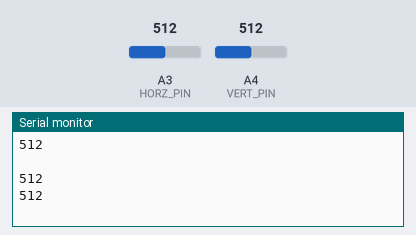
This sketch was run on a simulated Arduino Uno, built with avr-gcc and run on an emulated ATmega328P. Parts: the last lines printed to the serial monitor. The inputs (shaded band) are chosen by the test bench; at power-on: A3 (HORZ_PIN) = 512, A4 (VERT_PIN) = 512.

Above: at 1.2 s.
1.3 s: A3 (HORZ_PIN) set to 716
At 1.41 s:
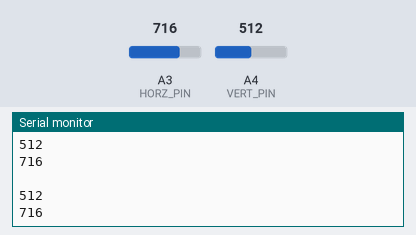
2.8 s: A4 (VERT_PIN) set to 306
At 2.82 s:
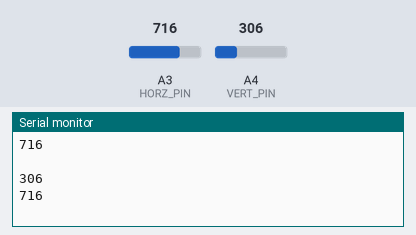
4.3 s: A3 (HORZ_PIN) set to 900
At 4.33 s:
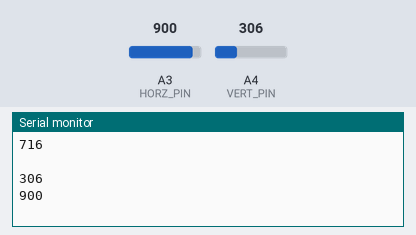
5.8 s: A4 (VERT_PIN) set to 122
At 5.84 s:
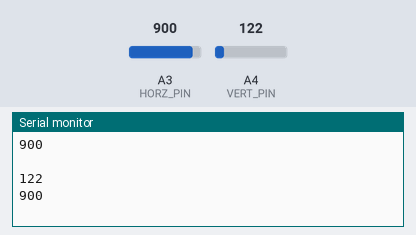
Timing chart, 0 to 8.3 s (numbered marks = the images above; inputs shaded):
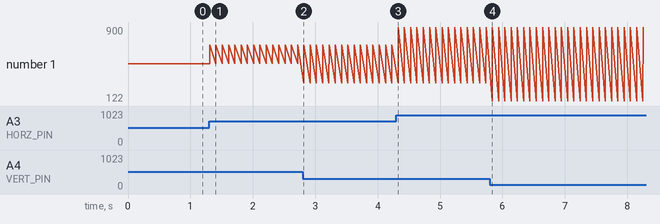

Measured:
- after the input at 1.3 s, the serial monitor: prints a new line at once (image 1)
- after the input at 2.8 s, the serial monitor: prints a new line at once (image 2)
- after the input at 4.3 s, the serial monitor: prints a new line at once (image 3)
- after the input at 5.8 s, the serial monitor: prints a new line at once (image 4)
- plotted number 1: 512 → 716 after the input at 1.3 s, 716 → 900 after the input at 4.3 s

The sketch:

IOTjoystick.ino
```cpp
#define VERT_PIN 18
#define HORZ_PIN 17


void setup() {
  Serial.begin(115200);
  pinMode(VERT_PIN, INPUT);
  pinMode(HORZ_PIN, INPUT);
  //pinMode(SEL_PIN, INPUT_PULLUP);
}

void loop() {
  int vert = analogRead(VERT_PIN);
  int horz = analogRead(HORZ_PIN);
  //bool selPressed = digitalRead(SEL_PIN) == LOW;
  Serial.println(vert);
  Serial.println(horz);
  Serial.println(" ");
  delay(100);
}
```
